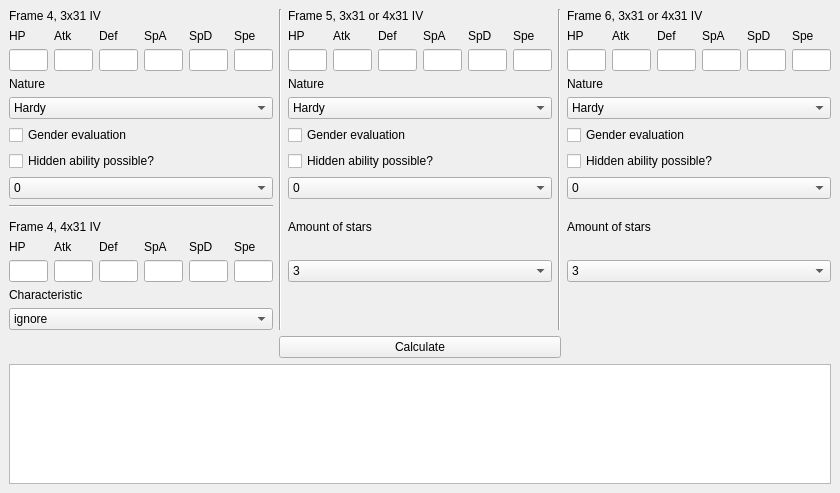
<?xml version="1.0" encoding="UTF-8"?>
<ui version="4.0">
 <class>MainWindow</class>
 <widget class="QMainWindow" name="MainWindow">
  <property name="geometry">
   <rect>
    <x>0</x>
    <y>0</y>
    <width>840</width>
    <height>493</height>
   </rect>
  </property>
  <property name="windowTitle">
   <string>MainWindow</string>
  </property>
  <widget class="QWidget" name="centralwidget">
   <layout class="QGridLayout" name="gridLayout">
    <item row="5" column="14" colspan="6">
     <widget class="QCheckBox" name="genderEval3">
      <property name="text">
       <string>Gender evaluation</string>
      </property>
     </widget>
    </item>
    <item row="2" column="5">
     <widget class="QLineEdit" name="SpeLE1_3"/>
    </item>
    <item row="11" column="0">
     <widget class="QLabel" name="label">
      <property name="text">
       <string>HP</string>
      </property>
     </widget>
    </item>
    <item row="1" column="15">
     <widget class="QLabel" name="label_15">
      <property name="text">
       <string>Atk</string>
      </property>
     </widget>
    </item>
    <item row="12" column="3">
     <widget class="QLineEdit" name="SpALE1_4"/>
    </item>
    <item row="2" column="15">
     <widget class="QLineEdit" name="AtkLE3"/>
    </item>
    <item row="2" column="17">
     <widget class="QLineEdit" name="SpALE3"/>
    </item>
    <item row="1" column="17">
     <widget class="QLabel" name="label_19">
      <property name="text">
       <string>SpA</string>
      </property>
     </widget>
    </item>
    <item row="0" column="14" colspan="6">
     <widget class="QLabel" name="label_27">
      <property name="text">
       <string>Frame 6, 3x31 or 4x31 IV</string>
      </property>
     </widget>
    </item>
    <item row="2" column="10">
     <widget class="QLineEdit" name="SpALE2"/>
    </item>
    <item row="5" column="7" colspan="6">
     <widget class="QCheckBox" name="genderEval2">
      <property name="text">
       <string>Gender evaluation</string>
      </property>
     </widget>
    </item>
    <item row="1" column="5">
     <widget class="QLabel" name="label_7">
      <property name="text">
       <string>Spe</string>
      </property>
     </widget>
    </item>
    <item row="6" column="0" colspan="6">
     <widget class="QCheckBox" name="HA1">
      <property name="text">
       <string>Hidden ability possible?</string>
      </property>
     </widget>
    </item>
    <item row="3" column="14" colspan="6">
     <widget class="QLabel" name="label_30">
      <property name="text">
       <string>Nature</string>
      </property>
     </widget>
    </item>
    <item row="1" column="7">
     <widget class="QLabel" name="label_8">
      <property name="text">
       <string>HP</string>
      </property>
     </widget>
    </item>
    <item row="2" column="11">
     <widget class="QLineEdit" name="SpDLE2"/>
    </item>
    <item row="0" column="7" colspan="6">
     <widget class="QLabel" name="label_26">
      <property name="text">
       <string>Frame 5, 3x31 or 4x31 IV</string>
      </property>
     </widget>
    </item>
    <item row="12" column="2">
     <widget class="QLineEdit" name="DefLE1_4"/>
    </item>
    <item row="2" column="19">
     <widget class="QLineEdit" name="SpeLE3"/>
    </item>
    <item row="1" column="4">
     <widget class="QLabel" name="label_6">
      <property name="text">
       <string>SpD</string>
      </property>
     </widget>
    </item>
    <item row="2" column="4">
     <widget class="QLineEdit" name="SpDLE1_3"/>
    </item>
    <item row="1" column="16">
     <widget class="QLabel" name="label_16">
      <property name="text">
       <string>Def</string>
      </property>
     </widget>
    </item>
    <item row="2" column="8">
     <widget class="QLineEdit" name="AtkLE2"/>
    </item>
    <item row="7" column="14" colspan="6">
     <widget class="QComboBox" name="abilityCombo3">
      <item>
       <property name="text">
        <string>0</string>
       </property>
      </item>
      <item>
       <property name="text">
        <string>1</string>
       </property>
      </item>
      <item>
       <property name="text">
        <string>Hidden</string>
       </property>
      </item>
      <item>
       <property name="text">
        <string>Regular/ignore</string>
       </property>
      </item>
     </widget>
    </item>
    <item row="11" column="3">
     <widget class="QLabel" name="label_22">
      <property name="text">
       <string>SpA</string>
      </property>
     </widget>
    </item>
    <item row="1" column="0">
     <widget class="QLabel" name="label_2">
      <property name="text">
       <string>HP</string>
      </property>
     </widget>
    </item>
    <item row="1" column="12">
     <widget class="QLabel" name="label_13">
      <property name="text">
       <string>Spe</string>
      </property>
     </widget>
    </item>
    <item row="2" column="18">
     <widget class="QLineEdit" name="SpDLE3"/>
    </item>
    <item row="1" column="1">
     <widget class="QLabel" name="label_3">
      <property name="text">
       <string>Atk</string>
      </property>
     </widget>
    </item>
    <item row="10" column="0" colspan="6">
     <widget class="QLabel" name="label_31">
      <property name="text">
       <string>Frame 4, 4x31 IV</string>
      </property>
     </widget>
    </item>
    <item row="12" column="4">
     <widget class="QLineEdit" name="SpDLE1_4"/>
    </item>
    <item row="1" column="11">
     <widget class="QLabel" name="label_12">
      <property name="text">
       <string>SpD</string>
      </property>
     </widget>
    </item>
    <item row="2" column="2">
     <widget class="QLineEdit" name="DefLE1_3"/>
    </item>
    <item row="11" column="4">
     <widget class="QLabel" name="label_23">
      <property name="text">
       <string>SpD</string>
      </property>
     </widget>
    </item>
    <item row="1" column="2">
     <widget class="QLabel" name="label_4">
      <property name="text">
       <string>Def</string>
      </property>
     </widget>
    </item>
    <item row="6" column="14" colspan="6">
     <widget class="QCheckBox" name="HA3">
      <property name="text">
       <string>Hidden ability possible?</string>
      </property>
     </widget>
    </item>
    <item row="12" column="1">
     <widget class="QLineEdit" name="AtkLE1_4"/>
    </item>
    <item row="1" column="14">
     <widget class="QLabel" name="label_14">
      <property name="text">
       <string>HP</string>
      </property>
     </widget>
    </item>
    <item row="2" column="9">
     <widget class="QLineEdit" name="DefLE2"/>
    </item>
    <item row="4" column="7" colspan="6">
     <widget class="QComboBox" name="natureCombo2">
      <item>
       <property name="text">
        <string>Hardy</string>
       </property>
      </item>
      <item>
       <property name="text">
        <string>Lonely</string>
       </property>
      </item>
      <item>
       <property name="text">
        <string>Brave</string>
       </property>
      </item>
      <item>
       <property name="text">
        <string>Adamant</string>
       </property>
      </item>
      <item>
       <property name="text">
        <string>Naughty</string>
       </property>
      </item>
      <item>
       <property name="text">
        <string>Bold</string>
       </property>
      </item>
      <item>
       <property name="text">
        <string>Docile</string>
       </property>
      </item>
      <item>
       <property name="text">
        <string>Relaxed</string>
       </property>
      </item>
      <item>
       <property name="text">
        <string>Impish</string>
       </property>
      </item>
      <item>
       <property name="text">
        <string>Lax</string>
       </property>
      </item>
      <item>
       <property name="text">
        <string>Timid</string>
       </property>
      </item>
      <item>
       <property name="text">
        <string>Hasty</string>
       </property>
      </item>
      <item>
       <property name="text">
        <string>Serious</string>
       </property>
      </item>
      <item>
       <property name="text">
        <string>Jolly</string>
       </property>
      </item>
      <item>
       <property name="text">
        <string>Naive</string>
       </property>
      </item>
      <item>
       <property name="text">
        <string>Modest</string>
       </property>
      </item>
      <item>
       <property name="text">
        <string>Mild</string>
       </property>
      </item>
      <item>
       <property name="text">
        <string>Quiet</string>
       </property>
      </item>
      <item>
       <property name="text">
        <string>Bashful</string>
       </property>
      </item>
      <item>
       <property name="text">
        <string>Rash</string>
       </property>
      </item>
      <item>
       <property name="text">
        <string>Calm</string>
       </property>
      </item>
      <item>
       <property name="text">
        <string>Gentle</string>
       </property>
      </item>
      <item>
       <property name="text">
        <string>Sassy</string>
       </property>
      </item>
      <item>
       <property name="text">
        <string>Careful</string>
       </property>
      </item>
      <item>
       <property name="text">
        <string>Quirky</string>
       </property>
      </item>
     </widget>
    </item>
    <item row="2" column="12">
     <widget class="QLineEdit" name="SpeLE2"/>
    </item>
    <item row="2" column="7">
     <widget class="QLineEdit" name="HPLE2"/>
    </item>
    <item row="1" column="19">
     <widget class="QLabel" name="label_21">
      <property name="text">
       <string>Spe</string>
      </property>
     </widget>
    </item>
    <item row="12" column="5">
     <widget class="QLineEdit" name="SpeLE1_4"/>
    </item>
    <item row="5" column="0" colspan="6">
     <widget class="QCheckBox" name="genderEval1">
      <property name="text">
       <string>Gender evaluation</string>
      </property>
     </widget>
    </item>
    <item row="3" column="7" colspan="6">
     <widget class="QLabel" name="label_29">
      <property name="text">
       <string>Nature</string>
      </property>
     </widget>
    </item>
    <item row="2" column="1">
     <widget class="QLineEdit" name="AtkLE1_3"/>
    </item>
    <item row="11" column="5">
     <widget class="QLabel" name="label_24">
      <property name="text">
       <string>Spe</string>
      </property>
     </widget>
    </item>
    <item row="0" column="0" colspan="6">
     <widget class="QLabel" name="label_25">
      <property name="text">
       <string>Frame 4, 3x31 IV</string>
      </property>
     </widget>
    </item>
    <item row="3" column="0" colspan="6">
     <widget class="QLabel" name="label_28">
      <property name="text">
       <string>Nature</string>
      </property>
     </widget>
    </item>
    <item row="2" column="3">
     <widget class="QLineEdit" name="SpALE1_3"/>
    </item>
    <item row="11" column="1">
     <widget class="QLabel" name="label_17">
      <property name="text">
       <string>Atk</string>
      </property>
     </widget>
    </item>
    <item row="15" column="6" colspan="8">
     <widget class="QPushButton" name="calculateButton">
      <property name="text">
       <string>Calculate</string>
      </property>
     </widget>
    </item>
    <item row="6" column="7" colspan="6">
     <widget class="QCheckBox" name="HA2">
      <property name="text">
       <string>Hidden ability possible?</string>
      </property>
     </widget>
    </item>
    <item row="1" column="18">
     <widget class="QLabel" name="label_20">
      <property name="text">
       <string>SpD</string>
      </property>
     </widget>
    </item>
    <item row="16" column="0" colspan="20">
     <widget class="QTextBrowser" name="consoleBrowser"/>
    </item>
    <item row="4" column="14" colspan="6">
     <widget class="QComboBox" name="natureCombo3">
      <item>
       <property name="text">
        <string>Hardy</string>
       </property>
      </item>
      <item>
       <property name="text">
        <string>Lonely</string>
       </property>
      </item>
      <item>
       <property name="text">
        <string>Brave</string>
       </property>
      </item>
      <item>
       <property name="text">
        <string>Adamant</string>
       </property>
      </item>
      <item>
       <property name="text">
        <string>Naughty</string>
       </property>
      </item>
      <item>
       <property name="text">
        <string>Bold</string>
       </property>
      </item>
      <item>
       <property name="text">
        <string>Docile</string>
       </property>
      </item>
      <item>
       <property name="text">
        <string>Relaxed</string>
       </property>
      </item>
      <item>
       <property name="text">
        <string>Impish</string>
       </property>
      </item>
      <item>
       <property name="text">
        <string>Lax</string>
       </property>
      </item>
      <item>
       <property name="text">
        <string>Timid</string>
       </property>
      </item>
      <item>
       <property name="text">
        <string>Hasty</string>
       </property>
      </item>
      <item>
       <property name="text">
        <string>Serious</string>
       </property>
      </item>
      <item>
       <property name="text">
        <string>Jolly</string>
       </property>
      </item>
      <item>
       <property name="text">
        <string>Naive</string>
       </property>
      </item>
      <item>
       <property name="text">
        <string>Modest</string>
       </property>
      </item>
      <item>
       <property name="text">
        <string>Mild</string>
       </property>
      </item>
      <item>
       <property name="text">
        <string>Quiet</string>
       </property>
      </item>
      <item>
       <property name="text">
        <string>Bashful</string>
       </property>
      </item>
      <item>
       <property name="text">
        <string>Rash</string>
       </property>
      </item>
      <item>
       <property name="text">
        <string>Calm</string>
       </property>
      </item>
      <item>
       <property name="text">
        <string>Gentle</string>
       </property>
      </item>
      <item>
       <property name="text">
        <string>Sassy</string>
       </property>
      </item>
      <item>
       <property name="text">
        <string>Careful</string>
       </property>
      </item>
      <item>
       <property name="text">
        <string>Quirky</string>
       </property>
      </item>
     </widget>
    </item>
    <item row="11" column="2">
     <widget class="QLabel" name="label_18">
      <property name="text">
       <string>Def</string>
      </property>
     </widget>
    </item>
    <item row="1" column="10">
     <widget class="QLabel" name="label_11">
      <property name="text">
       <string>SpA</string>
      </property>
     </widget>
    </item>
    <item row="1" column="3">
     <widget class="QLabel" name="label_5">
      <property name="text">
       <string>SpA</string>
      </property>
     </widget>
    </item>
    <item row="2" column="0">
     <widget class="QLineEdit" name="HPLE1_3"/>
    </item>
    <item row="12" column="0">
     <widget class="QLineEdit" name="HPLE1_4"/>
    </item>
    <item row="4" column="0" colspan="6">
     <widget class="QComboBox" name="natureCombo1">
      <item>
       <property name="text">
        <string>Hardy</string>
       </property>
      </item>
      <item>
       <property name="text">
        <string>Lonely</string>
       </property>
      </item>
      <item>
       <property name="text">
        <string>Brave</string>
       </property>
      </item>
      <item>
       <property name="text">
        <string>Adamant</string>
       </property>
      </item>
      <item>
       <property name="text">
        <string>Naughty</string>
       </property>
      </item>
      <item>
       <property name="text">
        <string>Bold</string>
       </property>
      </item>
      <item>
       <property name="text">
        <string>Docile</string>
       </property>
      </item>
      <item>
       <property name="text">
        <string>Relaxed</string>
       </property>
      </item>
      <item>
       <property name="text">
        <string>Impish</string>
       </property>
      </item>
      <item>
       <property name="text">
        <string>Lax</string>
       </property>
      </item>
      <item>
       <property name="text">
        <string>Timid</string>
       </property>
      </item>
      <item>
       <property name="text">
        <string>Hasty</string>
       </property>
      </item>
      <item>
       <property name="text">
        <string>Serious</string>
       </property>
      </item>
      <item>
       <property name="text">
        <string>Jolly</string>
       </property>
      </item>
      <item>
       <property name="text">
        <string>Naive</string>
       </property>
      </item>
      <item>
       <property name="text">
        <string>Modest</string>
       </property>
      </item>
      <item>
       <property name="text">
        <string>Mild</string>
       </property>
      </item>
      <item>
       <property name="text">
        <string>Quiet</string>
       </property>
      </item>
      <item>
       <property name="text">
        <string>Bashful</string>
       </property>
      </item>
      <item>
       <property name="text">
        <string>Rash</string>
       </property>
      </item>
      <item>
       <property name="text">
        <string>Calm</string>
       </property>
      </item>
      <item>
       <property name="text">
        <string>Gentle</string>
       </property>
      </item>
      <item>
       <property name="text">
        <string>Sassy</string>
       </property>
      </item>
      <item>
       <property name="text">
        <string>Careful</string>
       </property>
      </item>
      <item>
       <property name="text">
        <string>Quirky</string>
       </property>
      </item>
     </widget>
    </item>
    <item row="2" column="16">
     <widget class="QLineEdit" name="DefLE3"/>
    </item>
    <item row="7" column="0" colspan="6">
     <widget class="QComboBox" name="abilityCombo1">
      <item>
       <property name="text">
        <string>0</string>
       </property>
      </item>
      <item>
       <property name="text">
        <string>1</string>
       </property>
      </item>
      <item>
       <property name="text">
        <string>Hidden</string>
       </property>
      </item>
      <item>
       <property name="text">
        <string>Regular/ignore</string>
       </property>
      </item>
     </widget>
    </item>
    <item row="7" column="7" colspan="6">
     <widget class="QComboBox" name="abilityCombo2">
      <item>
       <property name="text">
        <string>0</string>
       </property>
      </item>
      <item>
       <property name="text">
        <string>1</string>
       </property>
      </item>
      <item>
       <property name="text">
        <string>Hidden</string>
       </property>
      </item>
      <item>
       <property name="text">
        <string>Regular/ignore</string>
       </property>
      </item>
     </widget>
    </item>
    <item row="1" column="8">
     <widget class="QLabel" name="label_9">
      <property name="text">
       <string>Atk</string>
      </property>
     </widget>
    </item>
    <item row="2" column="14">
     <widget class="QLineEdit" name="HPLE3"/>
    </item>
    <item row="1" column="9">
     <widget class="QLabel" name="label_10">
      <property name="text">
       <string>Def</string>
      </property>
     </widget>
    </item>
    <item row="13" column="0" colspan="6">
     <widget class="QLabel" name="label_32">
      <property name="text">
       <string>Characteristic</string>
      </property>
     </widget>
    </item>
    <item row="14" column="0" colspan="6">
     <widget class="QComboBox" name="characteristicCombo1">
      <item>
       <property name="text">
        <string>ignore</string>
       </property>
      </item>
      <item>
       <property name="text">
        <string>Takes plenty of siestas</string>
       </property>
      </item>
      <item>
       <property name="text">
        <string>Likes to thrash about</string>
       </property>
      </item>
      <item>
       <property name="text">
        <string>Capable of taking hits</string>
       </property>
      </item>
      <item>
       <property name="text">
        <string>Mischievous</string>
       </property>
      </item>
      <item>
       <property name="text">
        <string>Somewhat vain</string>
       </property>
      </item>
      <item>
       <property name="text">
        <string>Alert to sounds</string>
       </property>
      </item>
     </widget>
    </item>
    <item row="0" column="6" rowspan="15">
     <widget class="Line" name="line">
      <property name="orientation">
       <enum>Qt::Vertical</enum>
      </property>
     </widget>
    </item>
    <item row="0" column="13" rowspan="15">
     <widget class="Line" name="line_2">
      <property name="orientation">
       <enum>Qt::Vertical</enum>
      </property>
     </widget>
    </item>
    <item row="8" column="0" colspan="6">
     <widget class="Line" name="line_3">
      <property name="orientation">
       <enum>Qt::Horizontal</enum>
      </property>
     </widget>
    </item>
    <item row="10" column="7" colspan="6">
     <widget class="QLabel" name="label_33">
      <property name="text">
       <string>Amount of stars</string>
      </property>
     </widget>
    </item>
    <item row="10" column="14" colspan="6">
     <widget class="QLabel" name="label_34">
      <property name="text">
       <string>Amount of stars</string>
      </property>
     </widget>
    </item>
    <item row="12" column="7" colspan="6">
     <widget class="QComboBox" name="starAmountCombo2">
      <item>
       <property name="text">
        <string>3</string>
       </property>
      </item>
      <item>
       <property name="text">
        <string>4</string>
       </property>
      </item>
      <item>
       <property name="text">
        <string>5</string>
       </property>
      </item>
     </widget>
    </item>
    <item row="12" column="14" colspan="6">
     <widget class="QComboBox" name="starAmountCombo3">
      <item>
       <property name="text">
        <string>3</string>
       </property>
      </item>
      <item>
       <property name="text">
        <string>4</string>
       </property>
      </item>
      <item>
       <property name="text">
        <string>5</string>
       </property>
      </item>
     </widget>
    </item>
   </layout>
  </widget>
 </widget>
 <resources/>
 <connections/>
</ui>
